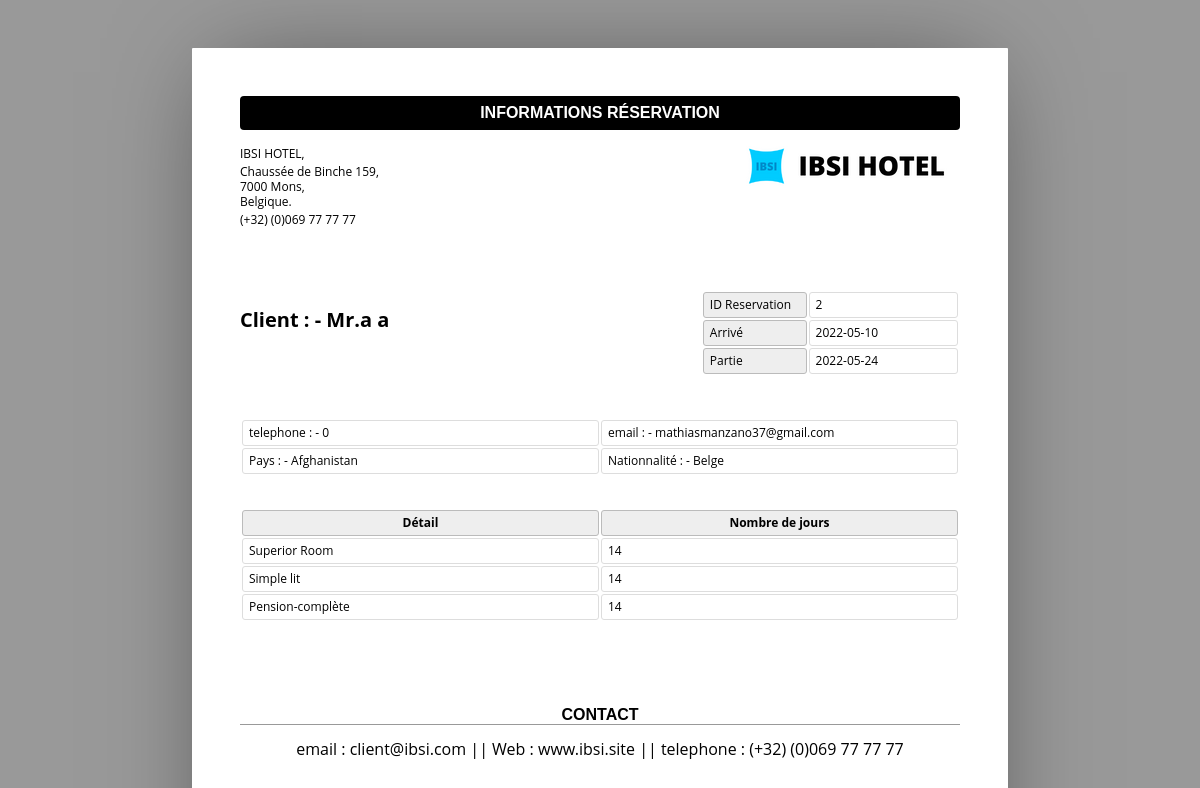
Page /show.php?rid=2 on the committed database.
### tables this page shows
CREATE TABLE `reservationChambre` (
  `idReservation` int NOT NULL,
  `titre` varchar(5) NOT NULL,
  `prenom` varchar(30) NOT NULL,
  `nom` varchar(30) NOT NULL,
  `email` varchar(50) NOT NULL,
  `nationalite` varchar(30) NOT NULL,
  `pays` varchar(30) NOT NULL,
  `telephone` text NOT NULL,
  `typeChambre` varchar(25) NOT NULL,
  `lit` varchar(10) NOT NULL,
  `nombreChambre` varchar(2) NOT NULL,
  `restauration` varchar(20) NOT NULL,
  `dateEntree` date NOT NULL,
  `dateSortie` date NOT NULL,
  `statut` varchar(15) NOT NULL,
  `nombreJour` int NOT NULL
);

### show.php (the view, shortened to what this page needs)
<html>
	<head>
	</head>
	<body>
		<?php
			$pid = $_GET['rid'];
			$sql = "SELECT * FROM reservationChambre where idReservation = '$pid'";
			$pdo = new PDO("mysql:host=localhost;dbname=ibsi2;charset=utf8", "root", "Protected1");
			$stmt = $pdo->query($sql);
			while ($row = $stmt->fetch(PDO::FETCH_ASSOC)) {
				$idReservation  = $row['idReservation'];
				$titre =  $row['titre'];
				$prenom = $row['prenom'];
				$nom = $row['nom'];
				$email = $row['email'];
				$nationalite = $row['nationalite'];
				$pays = $row['pays'];
				$telephone = $row['telephone'];
				$typeChambre = $row['typeChambre'];
				$lit = $row['lit'];
				$restauration = $row['restauration'];
				$dateEntree = $row['dateEntree'];
				$dateSortie = $row['dateSortie'];
				$nombreJour = $row['nombreJour'];
			}
		?>
		<header>
			<h1>Informations réservation</h1>
			<address >
				<p>IBSI HOTEL,</p>
				<p>Chaussée de Binche 159,<br>7000 Mons,<br>Belgique.</p>
				<p>(+32) (0)069 77 77 77</p>
			</address>
			<span><img alt="" src="assets/img/ibsiHotel.png"></span>
		</header>
		<article>
			<address >
				<p><br></p>
				<p>Client  : -  <?php echo $titre.$prenom." ".$nom;?><br></p>
			</address>
			<table class="meta">
				<tr>
					<th><span >ID Reservation</span></th>
					<td><span ><?php echo $idReservation ; ?></span></td>
				</tr>
				<tr>
					<th><span >Arrivé</span></th>
					<td><span ><?php echo $dateEntree; ?> </span></td>
				</tr>
				<tr>
					<th><span >Partie</span></th>
					<td><span ><?php echo $dateSortie; ?> </span></td>
				</tr>
			</table>
			<table >
					<tr>
						<td>telephone : -  <?php echo $telephone; ?> </td>
						<td>email : -  <?php echo $email; ?> </td>
					</tr>
					<tr>
						<td>Pays : -  <?php echo $pays; ?> </td>
						<td>Nationnalité : -  <?php echo $nationalite; ?> </td>
					</tr>
				</table>
				<br>
				<br>
			<table class="inventory">
				<thead>
					<tr>
						<th><span >Détail</span></th>
						<th><span >Nombre de jours</span></th>
					</tr>
				</thead>
				<tbody>
					<tr>
						<td><span ><?php echo $typeChambre; ?></span></td>
						<td><span ><?php echo $nombreJour; ?> </span></td>
					</tr>
					<tr>
						<td><span ><?php echo $lit; ?>  lit </span></td>
						<td><span ><?php echo $nombreJour; ?></span></td>
					</tr>
					<tr>
						<td><span ><?php echo $restauration; ?>  </span></td>
						<td><span ><?php echo $nombreJour; ?></span></td>
					</tr>
				</tbody>
			</table>
		</article>
		<aside>
			<h1><span >Contact</span></h1>
			<div >
			<p align="center">email : client@ibsi.com || Web : www.ibsi.site || telephone : (+32) (0)069 77 77 77</p></p>
			</div>
		</aside>
	</body>
</html>

### show.php (style rules this page uses)
* { border: 0; box-sizing: content-box; color: inherit; font-family: inherit; font-size: inherit; font-style: inherit; font-weight: inherit; line-height: inherit; list-style: none; margin: 0; padding: 0; text-decoration: none; vertical-align: top; }
h1 { font: bold 100% sans-serif; letter-spadateEntreeg: 0.5em; text-align: center; text-transform: uppercase; }
table { font-size: 75%; table-layout: fixed; width: 100%; }
table { border-collapse: separate; border-spadateEntreeg: 2px; }
th, td { border-width: 1px; padding: 0.5em; position: relative; text-align: left; }
th, td { border-radius: 0.25em; border-style: solid; }
th { background: #EEE; border-color: #BBB; }
td { border-color: #DDD; }
html { font: 16px/1 'Open Sans', sans-serif; overflow: auto; padding: 0.5in; }
html { background: #999; cursor: default; }
body { box-sizing: border-box; height: 11in; margin: 0 auto; overflow: hidden; padding: 0.5in; width: 8.5in; }
body { background: #FFF; border-radius: 1px; box-shadow: 0 0 1in -0.25in rgba(0, 0, 0, 0.5); }
header { margin: 0 0 3em; }
header:after { clear: both; content: ""; display: table; }
header h1 { background: #000; border-radius: 0.25em; color: #FFF; margin: 0 0 1em; padding: 0.5em 0; }
header address { float: left; font-size: 75%; font-style: normal; line-height: 1.25; margin: 0 1em 1em 0; }
header address p { margin: 0 0 0.25em; }
header span, header img { display: block; float: right; }
header span { margin: 0 0 1em 1em; max-height: 25%; max-width: 60%; position: relative; }
header img { max-height: 100%; max-width: 100%; }
article, article address, table.meta, table.inventory { margin: 0 0 3em; }
article:after { clear: both; content: ""; display: table; }
article address { float: left; font-size: 125%; font-weight: bold; }
table.meta, table.balance { float: right; width: 36%; }
table.meta:after, table.balance:after { clear: both; content: ""; display: table; }
table.meta th { width: 40%; }
table.meta td { width: 60%; }
table.inventory { clear: both; width: 100%; }
table.inventory th { font-weight: bold; text-align: center; }
table.inventory td:nth-child(1) { width: 26%; }
table.inventory td:nth-child(2) { width: 38%; }
aside h1 { border: none; border-width: 0 0 1px; margin: 0 0 1em; }
aside h1 { border-color: #999; border-bottom-style: solid; }

### rows in the picture
reservationchambre: titre "Mr.", prenom "a", nom "a", idReservation "2", dateEntree "2022-05-10", dateSortie "2022-05-24", telephone "0", email "mathiasmanzano37@gmail.com", pays "Afghanistan", nationalite "Belge", typeChambre "Superior Room", nombreJour "14", lit "Simple", restauration "Pension-complète"
